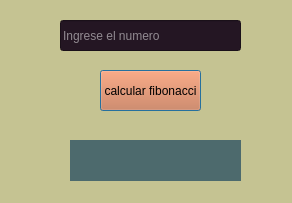
<?xml version="1.0" encoding="UTF-8"?>
<ui version="4.0">
 <class>Dialog</class>
 <widget class="QDialog" name="Dialog">
  <property name="geometry">
   <rect>
    <x>0</x>
    <y>0</y>
    <width>292</width>
    <height>203</height>
   </rect>
  </property>
  <property name="windowTitle">
   <string>Indice de masa corporal</string>
  </property>
  <property name="styleSheet">
   <string notr="true">background-color: rgb(197, 195, 146);</string>
  </property>
  <widget class="QLineEdit" name="lineEdit">
   <property name="geometry">
    <rect>
     <x>60</x>
     <y>20</y>
     <width>181</width>
     <height>31</height>
    </rect>
   </property>
   <property name="palette">
    <palette>
     <active>
      <colorrole role="WindowText">
       <brush brushstyle="SolidPattern">
        <color alpha="255">
         <red>255</red>
         <green>255</green>
         <blue>255</blue>
        </color>
       </brush>
      </colorrole>
      <colorrole role="Button">
       <brush brushstyle="SolidPattern">
        <color alpha="255">
         <red>36</red>
         <green>22</green>
         <blue>35</blue>
        </color>
       </brush>
      </colorrole>
      <colorrole role="Light">
       <brush brushstyle="SolidPattern">
        <color alpha="255">
         <red>255</red>
         <green>255</green>
         <blue>255</blue>
        </color>
       </brush>
      </colorrole>
      <colorrole role="Midlight">
       <brush brushstyle="SolidPattern">
        <color alpha="255">
         <red>255</red>
         <green>255</green>
         <blue>255</blue>
        </color>
       </brush>
      </colorrole>
      <colorrole role="Dark">
       <brush brushstyle="SolidPattern">
        <color alpha="255">
         <red>255</red>
         <green>255</green>
         <blue>255</blue>
        </color>
       </brush>
      </colorrole>
      <colorrole role="Mid">
       <brush brushstyle="SolidPattern">
        <color alpha="255">
         <red>255</red>
         <green>255</green>
         <blue>255</blue>
        </color>
       </brush>
      </colorrole>
      <colorrole role="Text">
       <brush brushstyle="SolidPattern">
        <color alpha="255">
         <red>0</red>
         <green>0</green>
         <blue>0</blue>
        </color>
       </brush>
      </colorrole>
      <colorrole role="ButtonText">
       <brush brushstyle="SolidPattern">
        <color alpha="255">
         <red>255</red>
         <green>255</green>
         <blue>255</blue>
        </color>
       </brush>
      </colorrole>
      <colorrole role="Base">
       <brush brushstyle="SolidPattern">
        <color alpha="255">
         <red>36</red>
         <green>22</green>
         <blue>35</blue>
        </color>
       </brush>
      </colorrole>
      <colorrole role="Window">
       <brush brushstyle="SolidPattern">
        <color alpha="255">
         <red>36</red>
         <green>22</green>
         <blue>35</blue>
        </color>
       </brush>
      </colorrole>
      <colorrole role="Shadow">
       <brush brushstyle="SolidPattern">
        <color alpha="255">
         <red>255</red>
         <green>255</green>
         <blue>255</blue>
        </color>
       </brush>
      </colorrole>
      <colorrole role="Highlight">
       <brush brushstyle="SolidPattern">
        <color alpha="255">
         <red>255</red>
         <green>255</green>
         <blue>255</blue>
        </color>
       </brush>
      </colorrole>
      <colorrole role="HighlightedText">
       <brush brushstyle="SolidPattern">
        <color alpha="255">
         <red>254</red>
         <green>254</green>
         <blue>254</blue>
        </color>
       </brush>
      </colorrole>
      <colorrole role="Link">
       <brush brushstyle="SolidPattern">
        <color alpha="255">
         <red>255</red>
         <green>255</green>
         <blue>255</blue>
        </color>
       </brush>
      </colorrole>
      <colorrole role="LinkVisited">
       <brush brushstyle="SolidPattern">
        <color alpha="255">
         <red>255</red>
         <green>255</green>
         <blue>255</blue>
        </color>
       </brush>
      </colorrole>
      <colorrole role="AlternateBase">
       <brush brushstyle="SolidPattern">
        <color alpha="255">
         <red>255</red>
         <green>255</green>
         <blue>255</blue>
        </color>
       </brush>
      </colorrole>
      <colorrole role="ToolTipBase">
       <brush brushstyle="SolidPattern">
        <color alpha="255">
         <red>255</red>
         <green>255</green>
         <blue>255</blue>
        </color>
       </brush>
      </colorrole>
      <colorrole role="ToolTipText">
       <brush brushstyle="SolidPattern">
        <color alpha="255">
         <red>255</red>
         <green>255</green>
         <blue>255</blue>
        </color>
       </brush>
      </colorrole>
      <colorrole role="PlaceholderText">
       <brush brushstyle="SolidPattern">
        <color alpha="128">
         <red>255</red>
         <green>255</green>
         <blue>255</blue>
        </color>
       </brush>
      </colorrole>
     </active>
     <inactive>
      <colorrole role="WindowText">
       <brush brushstyle="SolidPattern">
        <color alpha="255">
         <red>0</red>
         <green>0</green>
         <blue>0</blue>
        </color>
       </brush>
      </colorrole>
      <colorrole role="Button">
       <brush brushstyle="SolidPattern">
        <color alpha="255">
         <red>36</red>
         <green>22</green>
         <blue>35</blue>
        </color>
       </brush>
      </colorrole>
      <colorrole role="Light">
       <brush brushstyle="SolidPattern">
        <color alpha="255">
         <red>36</red>
         <green>22</green>
         <blue>35</blue>
        </color>
       </brush>
      </colorrole>
      <colorrole role="Midlight">
       <brush brushstyle="SolidPattern">
        <color alpha="255">
         <red>36</red>
         <green>22</green>
         <blue>35</blue>
        </color>
       </brush>
      </colorrole>
      <colorrole role="Dark">
       <brush brushstyle="SolidPattern">
        <color alpha="255">
         <red>160</red>
         <green>160</green>
         <blue>160</blue>
        </color>
       </brush>
      </colorrole>
      <colorrole role="Mid">
       <brush brushstyle="SolidPattern">
        <color alpha="255">
         <red>160</red>
         <green>160</green>
         <blue>160</blue>
        </color>
       </brush>
      </colorrole>
      <colorrole role="Text">
       <brush brushstyle="SolidPattern">
        <color alpha="255">
         <red>255</red>
         <green>255</green>
         <blue>255</blue>
        </color>
       </brush>
      </colorrole>
      <colorrole role="ButtonText">
       <brush brushstyle="SolidPattern">
        <color alpha="255">
         <red>0</red>
         <green>0</green>
         <blue>0</blue>
        </color>
       </brush>
      </colorrole>
      <colorrole role="Base">
       <brush brushstyle="SolidPattern">
        <color alpha="255">
         <red>36</red>
         <green>22</green>
         <blue>35</blue>
        </color>
       </brush>
      </colorrole>
      <colorrole role="Window">
       <brush brushstyle="SolidPattern">
        <color alpha="255">
         <red>36</red>
         <green>22</green>
         <blue>35</blue>
        </color>
       </brush>
      </colorrole>
      <colorrole role="Shadow">
       <brush brushstyle="SolidPattern">
        <color alpha="255">
         <red>105</red>
         <green>105</green>
         <blue>105</blue>
        </color>
       </brush>
      </colorrole>
      <colorrole role="Highlight">
       <brush brushstyle="SolidPattern">
        <color alpha="255">
         <red>240</red>
         <green>240</green>
         <blue>240</blue>
        </color>
       </brush>
      </colorrole>
      <colorrole role="HighlightedText">
       <brush brushstyle="SolidPattern">
        <color alpha="255">
         <red>254</red>
         <green>254</green>
         <blue>254</blue>
        </color>
       </brush>
      </colorrole>
      <colorrole role="Link">
       <brush brushstyle="SolidPattern">
        <color alpha="255">
         <red>0</red>
         <green>0</green>
         <blue>255</blue>
        </color>
       </brush>
      </colorrole>
      <colorrole role="LinkVisited">
       <brush brushstyle="SolidPattern">
        <color alpha="255">
         <red>255</red>
         <green>0</green>
         <blue>255</blue>
        </color>
       </brush>
      </colorrole>
      <colorrole role="AlternateBase">
       <brush brushstyle="SolidPattern">
        <color alpha="255">
         <red>246</red>
         <green>246</green>
         <blue>246</blue>
        </color>
       </brush>
      </colorrole>
      <colorrole role="ToolTipBase">
       <brush brushstyle="SolidPattern">
        <color alpha="255">
         <red>255</red>
         <green>255</green>
         <blue>220</blue>
        </color>
       </brush>
      </colorrole>
      <colorrole role="ToolTipText">
       <brush brushstyle="SolidPattern">
        <color alpha="255">
         <red>0</red>
         <green>0</green>
         <blue>0</blue>
        </color>
       </brush>
      </colorrole>
      <colorrole role="PlaceholderText">
       <brush brushstyle="SolidPattern">
        <color alpha="128">
         <red>255</red>
         <green>255</green>
         <blue>255</blue>
        </color>
       </brush>
      </colorrole>
     </inactive>
     <disabled>
      <colorrole role="WindowText">
       <brush brushstyle="SolidPattern">
        <color alpha="255">
         <red>120</red>
         <green>120</green>
         <blue>120</blue>
        </color>
       </brush>
      </colorrole>
      <colorrole role="Button">
       <brush brushstyle="SolidPattern">
        <color alpha="255">
         <red>36</red>
         <green>22</green>
         <blue>35</blue>
        </color>
       </brush>
      </colorrole>
      <colorrole role="Light">
       <brush brushstyle="SolidPattern">
        <color alpha="255">
         <red>36</red>
         <green>22</green>
         <blue>35</blue>
        </color>
       </brush>
      </colorrole>
      <colorrole role="Midlight">
       <brush brushstyle="SolidPattern">
        <color alpha="255">
         <red>36</red>
         <green>22</green>
         <blue>35</blue>
        </color>
       </brush>
      </colorrole>
      <colorrole role="Dark">
       <brush brushstyle="SolidPattern">
        <color alpha="255">
         <red>160</red>
         <green>160</green>
         <blue>160</blue>
        </color>
       </brush>
      </colorrole>
      <colorrole role="Mid">
       <brush brushstyle="SolidPattern">
        <color alpha="255">
         <red>160</red>
         <green>160</green>
         <blue>160</blue>
        </color>
       </brush>
      </colorrole>
      <colorrole role="Text">
       <brush brushstyle="SolidPattern">
        <color alpha="255">
         <red>120</red>
         <green>120</green>
         <blue>120</blue>
        </color>
       </brush>
      </colorrole>
      <colorrole role="ButtonText">
       <brush brushstyle="SolidPattern">
        <color alpha="255">
         <red>120</red>
         <green>120</green>
         <blue>120</blue>
        </color>
       </brush>
      </colorrole>
      <colorrole role="Base">
       <brush brushstyle="SolidPattern">
        <color alpha="255">
         <red>36</red>
         <green>22</green>
         <blue>35</blue>
        </color>
       </brush>
      </colorrole>
      <colorrole role="Window">
       <brush brushstyle="SolidPattern">
        <color alpha="255">
         <red>36</red>
         <green>22</green>
         <blue>35</blue>
        </color>
       </brush>
      </colorrole>
      <colorrole role="Shadow">
       <brush brushstyle="SolidPattern">
        <color alpha="255">
         <red>0</red>
         <green>0</green>
         <blue>0</blue>
        </color>
       </brush>
      </colorrole>
      <colorrole role="Highlight">
       <brush brushstyle="SolidPattern">
        <color alpha="255">
         <red>0</red>
         <green>120</green>
         <blue>215</blue>
        </color>
       </brush>
      </colorrole>
      <colorrole role="HighlightedText">
       <brush brushstyle="SolidPattern">
        <color alpha="255">
         <red>254</red>
         <green>254</green>
         <blue>254</blue>
        </color>
       </brush>
      </colorrole>
      <colorrole role="Link">
       <brush brushstyle="SolidPattern">
        <color alpha="255">
         <red>0</red>
         <green>0</green>
         <blue>255</blue>
        </color>
       </brush>
      </colorrole>
      <colorrole role="LinkVisited">
       <brush brushstyle="SolidPattern">
        <color alpha="255">
         <red>255</red>
         <green>0</green>
         <blue>255</blue>
        </color>
       </brush>
      </colorrole>
      <colorrole role="AlternateBase">
       <brush brushstyle="SolidPattern">
        <color alpha="255">
         <red>246</red>
         <green>246</green>
         <blue>246</blue>
        </color>
       </brush>
      </colorrole>
      <colorrole role="ToolTipBase">
       <brush brushstyle="SolidPattern">
        <color alpha="255">
         <red>255</red>
         <green>255</green>
         <blue>220</blue>
        </color>
       </brush>
      </colorrole>
      <colorrole role="ToolTipText">
       <brush brushstyle="SolidPattern">
        <color alpha="255">
         <red>0</red>
         <green>0</green>
         <blue>0</blue>
        </color>
       </brush>
      </colorrole>
      <colorrole role="PlaceholderText">
       <brush brushstyle="SolidPattern">
        <color alpha="128">
         <red>0</red>
         <green>0</green>
         <blue>0</blue>
        </color>
       </brush>
      </colorrole>
     </disabled>
    </palette>
   </property>
   <property name="styleSheet">
    <string notr="true">background-color: rgb(36, 22, 35);</string>
   </property>
   <property name="placeholderText">
    <string>Ingrese el numero </string>
   </property>
  </widget>
  <widget class="QPushButton" name="pushButton">
   <property name="geometry">
    <rect>
     <x>100</x>
     <y>70</y>
     <width>101</width>
     <height>41</height>
    </rect>
   </property>
   <property name="palette">
    <palette>
     <active>
      <colorrole role="Button">
       <brush brushstyle="SolidPattern">
        <color alpha="255">
         <red>213</red>
         <green>111</green>
         <blue>61</blue>
        </color>
       </brush>
      </colorrole>
      <colorrole role="Text">
       <brush brushstyle="SolidPattern">
        <color alpha="255">
         <red>36</red>
         <green>22</green>
         <blue>35</blue>
        </color>
       </brush>
      </colorrole>
      <colorrole role="Base">
       <brush brushstyle="SolidPattern">
        <color alpha="255">
         <red>213</red>
         <green>111</green>
         <blue>61</blue>
        </color>
       </brush>
      </colorrole>
      <colorrole role="Window">
       <brush brushstyle="SolidPattern">
        <color alpha="255">
         <red>213</red>
         <green>111</green>
         <blue>61</blue>
        </color>
       </brush>
      </colorrole>
      <colorrole role="PlaceholderText">
       <brush brushstyle="SolidPattern">
        <color alpha="128">
         <red>36</red>
         <green>22</green>
         <blue>35</blue>
        </color>
       </brush>
      </colorrole>
     </active>
     <inactive>
      <colorrole role="Button">
       <brush brushstyle="SolidPattern">
        <color alpha="255">
         <red>213</red>
         <green>111</green>
         <blue>61</blue>
        </color>
       </brush>
      </colorrole>
      <colorrole role="Text">
       <brush brushstyle="SolidPattern">
        <color alpha="255">
         <red>36</red>
         <green>22</green>
         <blue>35</blue>
        </color>
       </brush>
      </colorrole>
      <colorrole role="Base">
       <brush brushstyle="SolidPattern">
        <color alpha="255">
         <red>213</red>
         <green>111</green>
         <blue>61</blue>
        </color>
       </brush>
      </colorrole>
      <colorrole role="Window">
       <brush brushstyle="SolidPattern">
        <color alpha="255">
         <red>213</red>
         <green>111</green>
         <blue>61</blue>
        </color>
       </brush>
      </colorrole>
      <colorrole role="PlaceholderText">
       <brush brushstyle="SolidPattern">
        <color alpha="128">
         <red>36</red>
         <green>22</green>
         <blue>35</blue>
        </color>
       </brush>
      </colorrole>
     </inactive>
     <disabled>
      <colorrole role="Button">
       <brush brushstyle="SolidPattern">
        <color alpha="255">
         <red>213</red>
         <green>111</green>
         <blue>61</blue>
        </color>
       </brush>
      </colorrole>
      <colorrole role="Text">
       <brush brushstyle="SolidPattern">
        <color alpha="255">
         <red>120</red>
         <green>120</green>
         <blue>120</blue>
        </color>
       </brush>
      </colorrole>
      <colorrole role="Base">
       <brush brushstyle="SolidPattern">
        <color alpha="255">
         <red>213</red>
         <green>111</green>
         <blue>61</blue>
        </color>
       </brush>
      </colorrole>
      <colorrole role="Window">
       <brush brushstyle="SolidPattern">
        <color alpha="255">
         <red>213</red>
         <green>111</green>
         <blue>61</blue>
        </color>
       </brush>
      </colorrole>
      <colorrole role="PlaceholderText">
       <brush brushstyle="SolidPattern">
        <color alpha="128">
         <red>0</red>
         <green>0</green>
         <blue>0</blue>
        </color>
       </brush>
      </colorrole>
     </disabled>
    </palette>
   </property>
   <property name="styleSheet">
    <string notr="true">
background-color: rgb(213, 111, 61);</string>
   </property>
   <property name="text">
    <string>calcular fibonacci</string>
   </property>
  </widget>
  <widget class="QLabel" name="label_2">
   <property name="geometry">
    <rect>
     <x>70</x>
     <y>140</y>
     <width>171</width>
     <height>41</height>
    </rect>
   </property>
   <property name="styleSheet">
    <string notr="true">background-color: rgb(77, 106, 109);
font: 8pt &quot;MS Shell Dlg 2&quot;;</string>
   </property>
   <property name="text">
    <string/>
   </property>
  </widget>
 </widget>
 <resources/>
 <connections/>
</ui>
